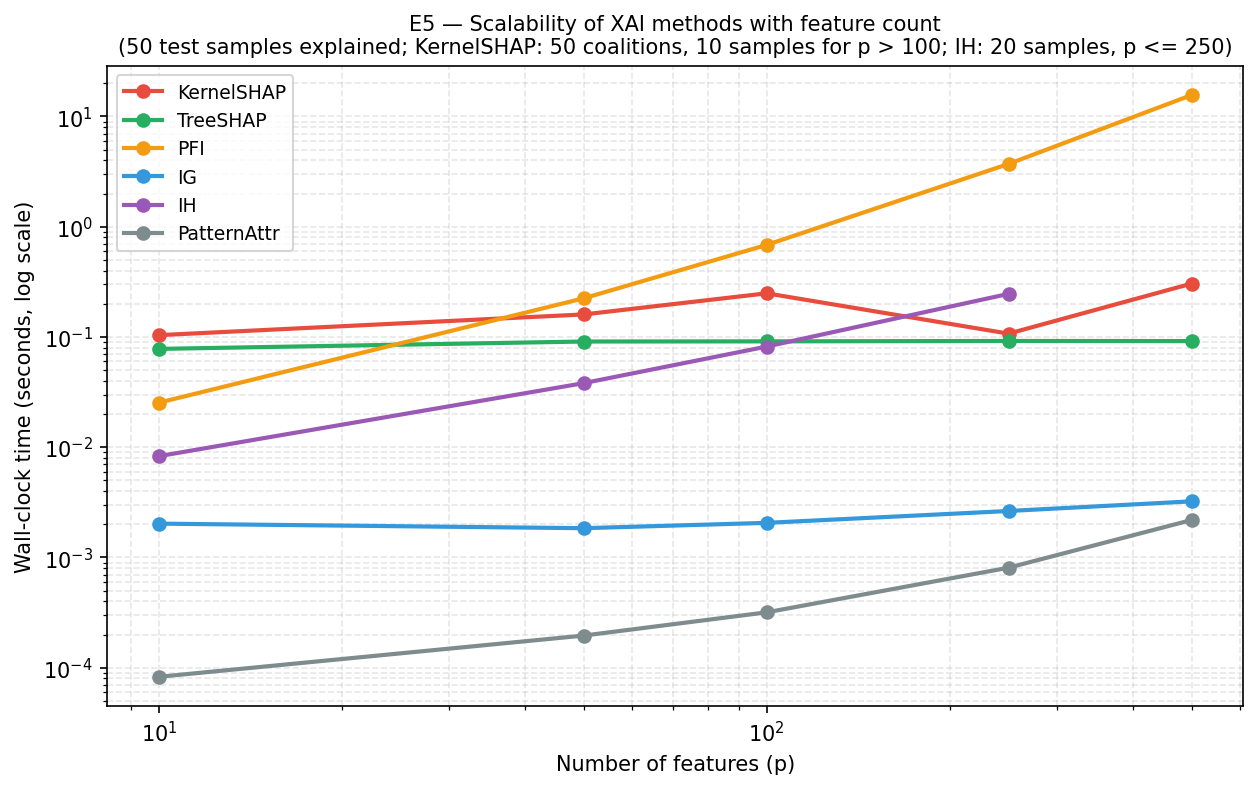

Here is the Python script that generated this plot:
#!/usr/bin/env python3
"""
E5 — Scalability benchmark across XAI methods.

We measure wall-clock time (and rough memory) of producing attributions on
the same synthetic regression problem as p (the feature count) grows:
p in {10, 50, 100, 250, 500}.

Methods:
  - KernelSHAP            (additive, O(2^p) exact, O(n_samples * p) approx)
  - TreeSHAP              (tree-specific, polynomial in tree size)
  - Permutation Importance (O(p * n_repeats))
  - Integrated Gradients  (O(steps * p))
  - Integrated Hessians   (O(steps * p^2))  -- the worst-case scaling
  - Pattern Attribution   (O(p^3) for the Σ_X · w computation; trivial)

For each (method, p) we report:
  - Wall time to attribute n_explain=50 test samples
  - Per-sample latency

The point is to put numbers on the "computational cost gradient" claim in
Section 4.5: methods with stronger theoretical guarantees pay more in time.

Run:
    cd revised_v2 && python3 experiments/e5_scalability.py
"""

import warnings
warnings.filterwarnings("ignore")

import time
from pathlib import Path

import matplotlib
matplotlib.use("Agg")
import matplotlib.pyplot as plt
import numpy as np
import pandas as pd
import shap
import torch
import torch.nn as nn
import xgboost as xgb
from sklearn.inspection import permutation_importance
from sklearn.linear_model import LinearRegression

from path_explain import PathExplainerTorch

HERE = Path(__file__).resolve().parent
np.random.seed(0)
torch.manual_seed(0)


def make_data(n, p, seed=0):
    rng = np.random.RandomState(seed)
    X = rng.normal(0, 1, (n, p)).astype(np.float32)
    coefs = rng.normal(0, 1, p)
    y = (X @ coefs + rng.normal(0, 0.1, n)).astype(np.float32)
    return X, y


def time_kernel_shap(X_train_df, X_test_df, model, feature_names, n_explain=50):
    t0 = time.time()
    background = shap.sample(X_train_df.values.astype(np.float32), 25, random_state=0)
    def predict_fn(Z):
        return model.predict(pd.DataFrame(Z, columns=feature_names))
    expl = shap.KernelExplainer(predict_fn, background)
    _ = expl.shap_values(X_test_df.values[:n_explain].astype(np.float32),
                         nsamples=50, silent=True)
    return time.time() - t0


def time_tree_shap(X_train_df, X_test_df, xgb_model, n_explain=50):
    t0 = time.time()
    expl = shap.TreeExplainer(xgb_model, X_train_df, feature_perturbation="interventional")
    _ = expl.shap_values(X_test_df.iloc[:n_explain])
    return time.time() - t0


def time_pfi(X, y, model):
    t0 = time.time()
    _ = permutation_importance(model, X, y, n_repeats=5, n_jobs=1, random_state=0)
    return time.time() - t0


def time_ig(model_torch, X_train_t, X_test_t, n_explain=50):
    explainer = PathExplainerTorch(model_torch)
    X_e = X_test_t[:n_explain].clone().detach().requires_grad_(True)
    baseline = X_train_t.mean(0, keepdim=True).clone().detach().requires_grad_(True)
    t0 = time.time()
    _ = explainer.attributions(X_e, baseline, num_samples=32, use_expectation=False)
    return time.time() - t0


def time_ih(model_torch, X_train_t, X_test_t, n_explain=50):
    explainer = PathExplainerTorch(model_torch)
    X_e = X_test_t[:n_explain].clone().detach().requires_grad_(True)
    baseline = X_train_t.mean(0, keepdim=True).clone().detach().requires_grad_(True)
    t0 = time.time()
    _ = explainer.interactions(X_e, baseline, num_samples=16, use_expectation=False, verbose=False)
    return time.time() - t0


def time_pattern(X, lin_model):
    t0 = time.time()
    w = lin_model.coef_
    cov_X = np.cov(X, rowvar=False)
    _ = (cov_X @ w) / (w @ cov_X @ w + 1e-12)
    return time.time() - t0


def train_mlp(X_train, y_train, in_dim, hidden=32, epochs=200):
    Xt = torch.from_numpy(X_train)
    yt = torch.from_numpy(y_train).unsqueeze(1)
    model = nn.Sequential(
        nn.Linear(in_dim, hidden), nn.Softplus(beta=5),
        nn.Linear(hidden, 1),
    )
    opt = torch.optim.Adam(model.parameters(), lr=1e-2)
    for _ in range(epochs):
        opt.zero_grad()
        pred = model(Xt)
        loss = ((pred - yt) ** 2).mean()
        loss.backward()
        opt.step()
    model.eval()
    return model


# ── Run timing across p values ────────────────────────────────────────────
p_values = [10, 50, 100, 250, 500]
n_train, n_test = 1500, 500
n_explain = 50

results = {m: [] for m in ["KernelSHAP", "TreeSHAP", "PFI", "IG", "IH", "PatternAttr"]}

for p in p_values:
    print(f"\n=== p = {p} ===")
    X, y = make_data(n_train + n_test, p)
    X_train, X_test = X[:n_train], X[n_train:]
    y_train, y_test = y[:n_train], y[n_train:]
    X_train_df = pd.DataFrame(X_train, columns=[f"X{i}" for i in range(p)])
    X_test_df = pd.DataFrame(X_test, columns=[f"X{i}" for i in range(p)])
    X_train_t = torch.from_numpy(X_train)
    X_test_t = torch.from_numpy(X_test)

    xgb_model = xgb.XGBRegressor(n_estimators=100, max_depth=5, learning_rate=0.05,
                                  random_state=0, verbosity=0)
    xgb_model.fit(X_train_df, y_train)
    lin_model = LinearRegression().fit(X_train, y_train)
    mlp_model = train_mlp(X_train, y_train, in_dim=p)

    print(f"  training done; running attributions ({n_explain} test samples)...")

    # KernelSHAP — gets slow fast; cap with n_explain
    try:
        n_for_kernel = n_explain if p <= 100 else 10
        t = time_kernel_shap(X_train_df, X_test_df, xgb_model,
                              [f"X{i}" for i in range(p)],
                              n_explain=n_for_kernel)
        results["KernelSHAP"].append((p, t))
        print(f"  KernelSHAP     = {t:.2f}s  (n_explain={n_for_kernel})")
    except Exception as e:
        results["KernelSHAP"].append((p, np.nan))
        print(f"  KernelSHAP failed: {e}")

    # TreeSHAP
    t = time_tree_shap(X_train_df, X_test_df, xgb_model, n_explain=n_explain)
    results["TreeSHAP"].append((p, t))
    print(f"  TreeSHAP       = {t:.3f}s")

    # PFI
    t = time_pfi(X_test_df, y_test, xgb_model)
    results["PFI"].append((p, t))
    print(f"  PFI            = {t:.2f}s")

    # IG
    try:
        t = time_ig(mlp_model, X_train_t, X_test_t, n_explain=n_explain)
        results["IG"].append((p, t))
        print(f"  IG             = {t:.2f}s")
    except Exception as e:
        results["IG"].append((p, np.nan))
        print(f"  IG failed: {e}")

    # IH (the expensive one — skip for very large p)
    if p <= 250:
        try:
            t = time_ih(mlp_model, X_train_t, X_test_t,
                        n_explain=min(n_explain, 20))
            results["IH"].append((p, t))
            print(f"  IH             = {t:.2f}s")
        except Exception as e:
            results["IH"].append((p, np.nan))
            print(f"  IH failed: {e}")
    else:
        results["IH"].append((p, np.nan))
        print("  IH             = skipped (p > 250, too expensive)")

    # Pattern
    t = time_pattern(X_train, lin_model)
    results["PatternAttr"].append((p, t))
    print(f"  PatternAttr    = {t:.4f}s")


# ── Save & plot ───────────────────────────────────────────────────────────
print("\n=== SUMMARY (wall-clock seconds) ===")
print(f"{'p':<6}{'KernelSHAP':>12}{'TreeSHAP':>12}{'PFI':>10}{'IG':>10}{'IH':>10}{'Pattern':>10}")
def fmt(v):
    return "    n/a" if (v is None or np.isnan(v)) else f"{v:>10.3f}"
for i, p in enumerate(p_values):
    vals = [results[m][i][1] for m in ["KernelSHAP", "TreeSHAP", "PFI", "IG", "IH", "PatternAttr"]]
    print(f"{p:<6}" + "".join(fmt(v) for v in vals[:2]).replace("    n/a", "        n/a") +
          "".join(fmt(v) for v in vals[2:]))

out = {"p_values": p_values, "results": results}
np.save(HERE / "e5_results.npy", out)

fig, ax = plt.subplots(figsize=(8.5, 5.4))
method_colors = {
    "KernelSHAP": "#e74c3c",
    "TreeSHAP": "#27ae60",
    "PFI": "#f39c12",
    "IG": "#3498db",
    "IH": "#9b59b6",
    "PatternAttr": "#7f8c8d",
}
for method, times in results.items():
    ps = [pt for pt, _ in times if not np.isnan(_)]
    ts = [t for _, t in times if not np.isnan(t)]
    ax.plot(ps, ts, marker="o", label=method, color=method_colors[method], linewidth=2)
ax.set_xscale("log")
ax.set_yscale("log")
ax.set_xlabel("Number of features (p)")
ax.set_ylabel("Wall-clock time (seconds, log scale)")
ax.set_title(
    "E5 — Scalability of XAI methods with feature count\n"
    f"({n_explain} test samples explained; KernelSHAP: 50 coalitions, 10 samples for p > 100; IH: 20 samples, p <= 250)",
    fontsize=10,
)
ax.legend(fontsize=9, loc="upper left")
ax.grid(alpha=0.3, linestyle="--", which="both")

plt.tight_layout()
plt.savefig(HERE / "e5_scalability.pdf", dpi=150, bbox_inches="tight")
plt.savefig(HERE / "e5_scalability.png", dpi=150, bbox_inches="tight")
print(f"\nFigure saved to {HERE / 'e5_scalability.pdf'}")
